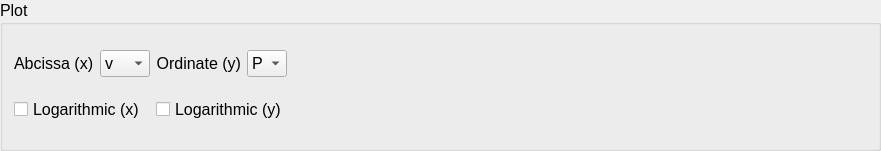
      <widget class="QGroupBox" name="gb_Plot">
       <property name="geometry">
        <rect>
         <x>0</x>
         <y>430</y>
         <width>881</width>
         <height>151</height>
        </rect>
       </property>
       <property name="sizePolicy">
        <sizepolicy hsizetype="MinimumExpanding" vsizetype="Fixed">
         <horstretch>0</horstretch>
         <verstretch>0</verstretch>
        </sizepolicy>
       </property>
       <property name="font">
        <font>
         <pointsize>12</pointsize>
        </font>
       </property>
       <property name="title">
        <string>Plot</string>
       </property>
       <layout class="QGridLayout" name="grid_Plot">
        <item row="0" column="4">
         <spacer name="horizontalSpacer">
          <property name="orientation">
           <enum>Qt::Horizontal</enum>
          </property>
          <property name="sizeHint" stdset="0">
           <size>
            <width>40</width>
            <height>20</height>
           </size>
          </property>
         </spacer>
        </item>
        <item row="0" column="3">
         <widget class="QComboBox" name="cmb_Ordinate">
          <property name="maximumSize">
           <size>
            <width>50</width>
            <height>16777215</height>
           </size>
          </property>
          <property name="currentIndex">
           <number>0</number>
          </property>
          <item>
           <property name="text">
            <string>P</string>
           </property>
          </item>
          <item>
           <property name="text">
            <string>T</string>
           </property>
          </item>
          <item>
           <property name="text">
            <string>u</string>
           </property>
          </item>
          <item>
           <property name="text">
            <string>h</string>
           </property>
          </item>
          <item>
           <property name="text">
            <string>s</string>
           </property>
          </item>
          <item>
           <property name="text">
            <string>v</string>
           </property>
          </item>
         </widget>
        </item>
        <item row="0" column="0">
         <widget class="QLabel" name="lbl_Abcissa">
          <property name="maximumSize">
           <size>
            <width>150</width>
            <height>16777215</height>
           </size>
          </property>
          <property name="text">
           <string>Abcissa (x)</string>
          </property>
         </widget>
        </item>
        <item row="0" column="2">
         <widget class="QLabel" name="lbl_Ordinate">
          <property name="maximumSize">
           <size>
            <width>150</width>
            <height>16777215</height>
           </size>
          </property>
          <property name="text">
           <string>Ordinate (y)</string>
          </property>
          <property name="alignment">
           <set>Qt::AlignRight|Qt::AlignTrailing|Qt::AlignVCenter</set>
          </property>
         </widget>
        </item>
        <item row="1" column="0" colspan="2">
         <widget class="QCheckBox" name="chk_LogAbcissa">
          <property name="text">
           <string>Logarithmic (x)</string>
          </property>
         </widget>
        </item>
        <item row="1" column="2" colspan="2">
         <widget class="QCheckBox" name="chk_LogOrdinate">
          <property name="text">
           <string>Logarithmic (y)</string>
          </property>
         </widget>
        </item>
        <item row="0" column="1">
         <widget class="QComboBox" name="cmb_Abcissa">
          <property name="sizePolicy">
           <sizepolicy hsizetype="MinimumExpanding" vsizetype="Fixed">
            <horstretch>0</horstretch>
            <verstretch>0</verstretch>
           </sizepolicy>
          </property>
          <property name="maximumSize">
           <size>
            <width>50</width>
            <height>16777215</height>
           </size>
          </property>
          <property name="currentText">
           <string>v</string>
          </property>
          <property name="currentIndex">
           <number>5</number>
          </property>
          <item>
           <property name="text">
            <string>P</string>
           </property>
          </item>
          <item>
           <property name="text">
            <string>T</string>
           </property>
          </item>
          <item>
           <property name="text">
            <string>u</string>
           </property>
          </item>
          <item>
           <property name="text">
            <string>h</string>
           </property>
          </item>
          <item>
           <property name="text">
            <string>s</string>
           </property>
          </item>
          <item>
           <property name="text">
            <string>v</string>
           </property>
          </item>
         </widget>
        </item>
       </layout>
      </widget>
